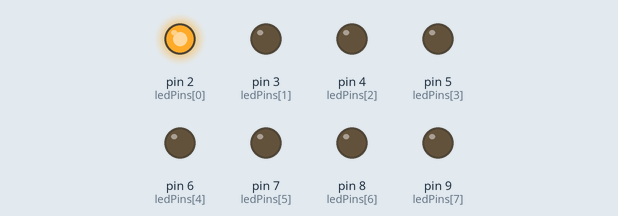
This sketch was run on a simulated Arduino Uno, built with avr-gcc and run on an emulated ATmega328P. Parts: output pins drawn as LEDs (lit = HIGH).

Above: at 0.5 s.
At 2.5 s:
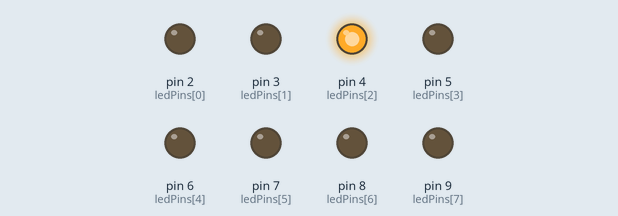
At 3.5 s:
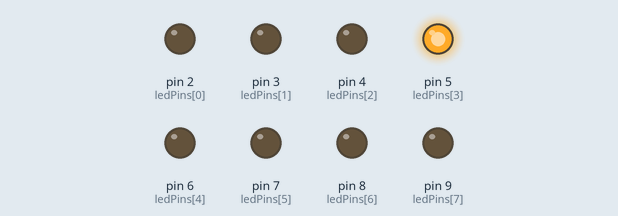
At 4.5 s:
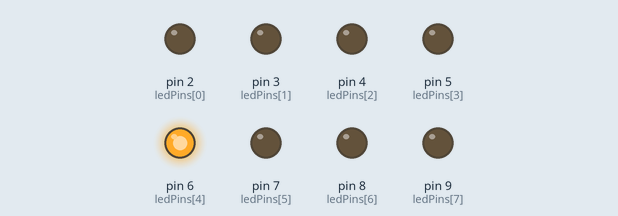
At 6.5 s:
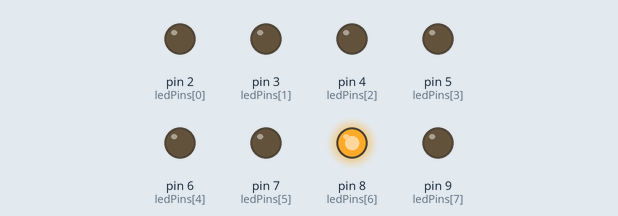
At 9.5 s:
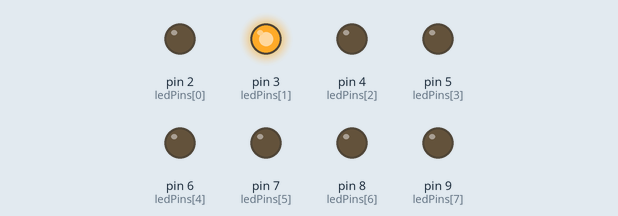
Timing chart, 0 to 10.4 s (numbered marks = the images above):
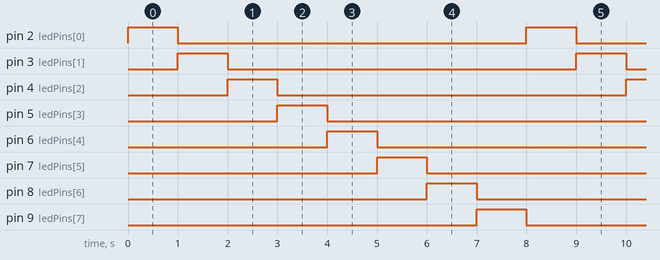

The sketch:

_02_multi_leds.ino
```cpp
int ledPins[] = {2,3,4,5,6,7,8,9};

void setup()
{
  for (int i = 0; i < 8; i++) {
    pinMode(ledPins[i], OUTPUT);
  }
}

void loop()
{
  for (int i = 0; i < 8; i++) {
    for (int j = 0; j < 8; j++) {
      digitalWrite(ledPins[j], i == j ? HIGH : LOW);
    }
    delay(1000);
  }
}
```

Measured:
- by itself, pin 2 (ledPins[0]), pin 3 (ledPins[1]), pin 4 (ledPins[2]), pin 5 (ledPins[3]), pin 6 (ledPins[4]), pin 7 (ledPins[5]), pin 8 (ledPins[6]), pin 9 (ledPins[7]): alternates HIGH for 1.0 s and LOW for 7.0 s
- by itself, everything shown: repeats every 8.0 s, in 8 steps
